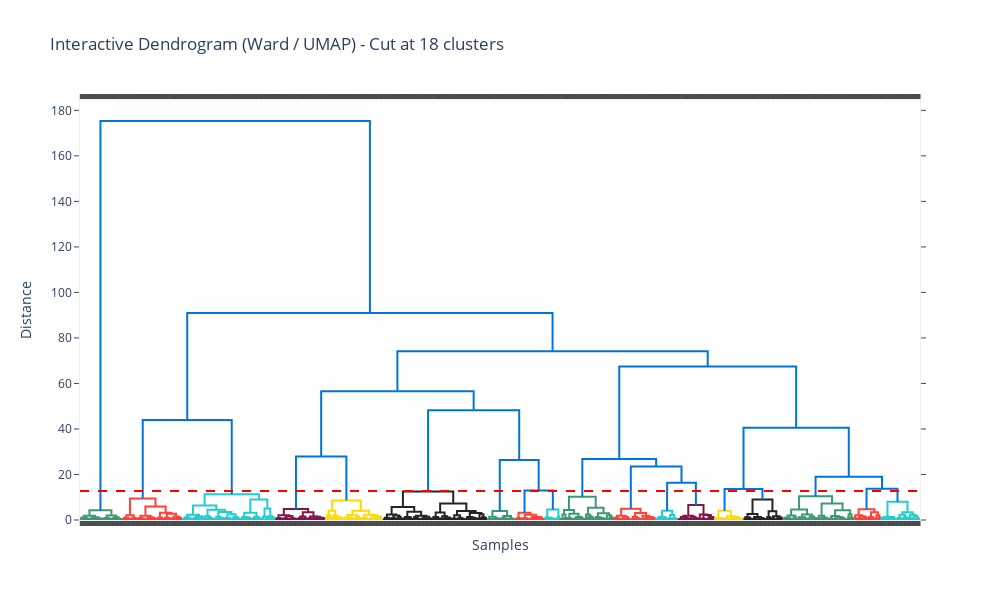

The notebook cell this image was saved under:
### Markdown cell above
From a strictly geometric point of view, the **Cophenetic Correlation Coefficient (or Ward's method)**, which measures how faithfully the hierarchy preserves the pairwise distances between the original data points, shows a moderate level of fidelity (this metric ranges from -1 to 1, where higher values indicate better preservation). Moreover, the **Silhouette Score**, which measures cohesion of the clusters and also ranges from -1 to 1 with higher values indicating cohesed clusters, reflects a rather mid cohesion. However, these metrics do not have any value unless interpreted under the light of the nature of the data.

### Code cell
import plotly.figure_factory as ff

# Find the cut threshold (height) that results in 'num_clusters'
dist_a = linkage_matrix[-(num_clusters), 2]
dist_b = linkage_matrix[-(num_clusters-1), 2]
threshold_distance = (dist_a + dist_b) / 2 # midpoint between the merge distances of cluster N and N+1

# Plot the dendrogram with a horizontal line at the threshold
dendro_fig = ff.create_dendrogram(
    umap_result_3d, 
    linkagefun=ward_linkage, 
    color_threshold=threshold_distance,
    labels=expression_df.columns
)
dendro_fig.add_shape(
    type='line',
    xref='paper', yref='y',
    x0=0, y0=threshold_distance,
    x1=1, y1=threshold_distance,
    line=dict(color='red', width=2, dash='dash')
)
dendro_fig.update_layout(
    title_text=f"Interactive Dendrogram (Ward / UMAP) - Cut at {num_clusters} clusters",
    width=1000, 
    height=600,
    template="plotly_white",
    xaxis_title="Samples",
    yaxis_title="Distance",
    showlegend=False
)
dendro_fig.update_xaxes(showticklabels=False)

save_path_dendro = path.join('plots', 'Dendrogram_Plotly.html')
dendro_fig.write_html(save_path_dendro)
dendro_fig.show()
